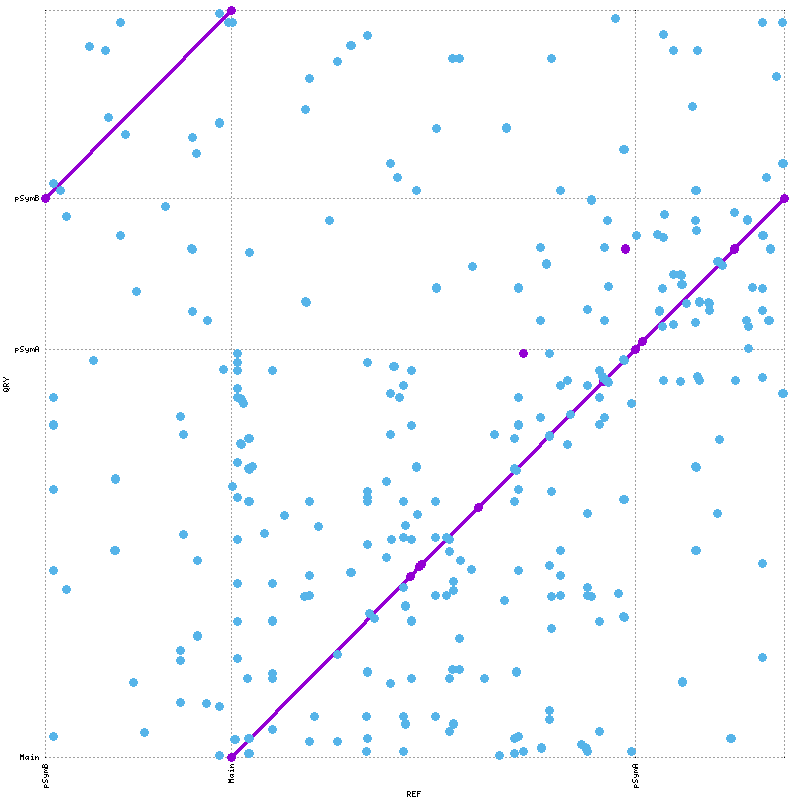

Source code (gnuplot):
set terminal png tiny size 800,800
set output "2011-vs-Rm1021.png"
set xtics rotate ( \
 "pSymB" 1.0, \
 "Main" 1683348.0, \
 "pSymA" 5340623.0, \
 "" 6693185 \
)
set ytics ( \
 "Main" 1.0, \
 "pSymA" 3654135.0, \
 "pSymB" 5008360.0, \
 "" 6691694 \
)
set size 1,1
set grid
unset key
set border 0
set tics scale 0
set xlabel "REF"
set ylabel "QRY"
set format "%.0f"
set mouse format "%.0f"
set mouse mouseformat "[%.0f, %.0f]"
if(GPVAL_VERSION < 5) { set mouse clipboardformat "[%.0f, %.0f]" }
set xrange [1:6693185]
set yrange [1:6691694]
set style line 1  lt 1 lw 3 pt 6 ps 1
set style line 2  lt 3 lw 3 pt 6 ps 1
set style line 3  lt 2 lw 3 pt 6 ps 1
plot \
 "2011-vs-Rm1021.fplot" title "FWD" w lp ls 1, \
 "2011-vs-Rm1021.rplot" title "REV" w lp ls 2
